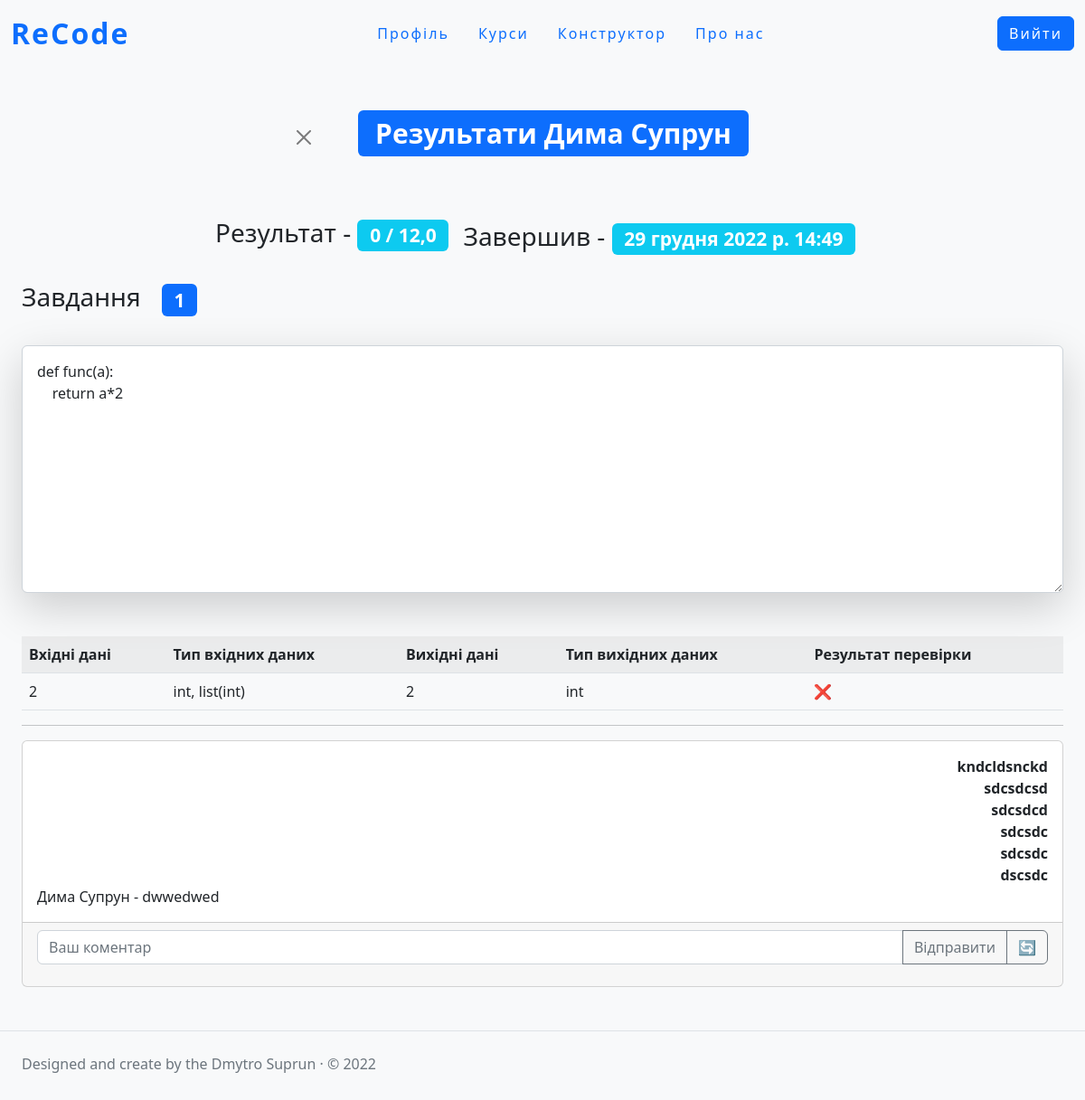
Screenshot of /course/cdddc/read_result/kurs/suprundima05/ (signed in) with the database file from the repository.
### userAnswer/models.py (models this page shows)
class UserWhoСompletedTest(models.Model):
    user=models.ForeignKey(User, on_delete=models.CASCADE, verbose_name='Учень')
    course=models.ForeignKey(CourseConfig, on_delete=models.CASCADE, verbose_name='Курс')
    test = models.ForeignKey(TestsConfig, on_delete=models.CASCADE,verbose_name='Тест')
    user_point = models.IntegerField('Кількість балів цього учня')
    success_percent = models.FloatField('Коофіцієнт успішності')
    date_completion = models.DateTimeField('Дата завершення',auto_now_add=True)

class UserAnswer(models.Model):
    user=models.ForeignKey(User, on_delete=models.CASCADE)
    test=models.ForeignKey(TestsConfig, on_delete=models.CASCADE)
    course=models.ForeignKey(CourseConfig, on_delete=models.CASCADE)
    test_section=models.ForeignKey(TestsSection, on_delete=models.CASCADE)
    answer=models.TextField('Відповідь')

class CheckinResult(models.Model):
    answer = models.ForeignKey(UserAnswer, on_delete=models.CASCADE, verbose_name='Відповідь')
    data_on_which_they_checked = models.ForeignKey(DataForTestingCode, on_delete=models.CASCADE,verbose_name='Дані для перевірки')
    user = models.ForeignKey(User, on_delete=models.CASCADE, verbose_name='Користувач')
    course = models.ForeignKey(CourseConfig, on_delete=models.CASCADE, verbose_name='Курс')
    test = models.ForeignKey(TestsConfig, on_delete=models.CASCADE, verbose_name='Тест')
    testing_result = models.BooleanField('Залік')
    class Meta:
        ordering=['pk']

### tests/models.py (models this page shows, shortened)
class TestsConfig(models.Model):
    name_test = models.CharField('Назва тесту', max_length=255)
    slug = models.SlugField('URL', max_length=255, unique=True, db_index=True, )
    theme_test = models.CharField('Опис тесту ', max_length=255)
    author_of_test = models.ForeignKey(User,on_delete=models.CASCADE, verbose_name='Автор тесту')
    max_test_result = models.FloatField('Максимальний бал тесту')
    create_func_template = models.BooleanField('Автоматичне створення шаблону функції', default=True)
    date_creating=models.DateField(auto_now_add=True)
    class Meta:
        ordering=['-pk']

class TestsSection(models.Model):
    test = models.ForeignKey('TestsConfig', on_delete=models.CASCADE)
    function_name = models.CharField('Назва функції', max_length=255)
    question = models.TextField('Завдання')
    class Meta:
        ordering=['pk']

class DataForTestingCode(models.Model):
    section = models.ForeignKey('TestsSection', on_delete=models.CASCADE)
    input_test_data = models.CharField('Вхідні аргументи', max_length=255)
    input_test_data_type = models.CharField('Тип вхідних данних', max_length=255)
    output_test_data = models.CharField('Вихідні данні', max_length=255)
    output_test_data_type = models.CharField('Тип вихідних данних', max_length=255)
    num_of_point = models.FloatField('Кількість балів за вдалу перевірку')
    class Meta:
        ordering=['pk']

### course/models.py (models this page shows)
class Comment(models.Model):
    comment_id = models.UUIDField(verbose_name='id коментаря', primary_key=True, default=uuid.uuid4, editable=False )
    course = models.ForeignKey(CourseConfig, on_delete=models.CASCADE)
    test = models.ForeignKey(TestsConfig,on_delete=models.CASCADE)
    sender = models.ForeignKey(User,on_delete=models.CASCADE, verbose_name='Відправник',related_name='sender')
    receiver = models.ForeignKey(User,on_delete=models.CASCADE, verbose_name='Отримувач', related_name='receiver')
    comment_text = models.TextField(verbose_name='Текст коментаря')
    add_comment_date = models.DateField('Дата відправлення', auto_now_add=True)
    class Meta:
        ordering = ['add_comment_date']

### course/views.py (the view)
# urls.py: path('<slug:test>/read_result/<slug:course>/<str:username>/', detail_test_result, name='read_detail_result'),
@login_required
def detail_test_result(request, test, course,username):
    this_test = TestsConfig.objects.get(slug=test)
    this_course = CourseConfig.objects.get(course_slug=course)
    try:
        complete_result=UserWhoСompletedTest.objects.get(course=this_course, test=this_test, user__username=username)
    except Exception:
        complete_result=None
    this_user_answers = UserAnswer.objects.filter(test=this_test,course=this_course, user__username=username)
    num_answers =len(this_user_answers)
    all_task = TestsSection.objects.filter(test=this_test)
    task_rating ={}
    this_request_user = ''
    try:
        user = User.objects.get(username=username)
        this_request_user=f'{user.first_name} {user.last_name}'
    except Exception:
        this_request_user=username
    i=0
    for task in all_task:
        i+=1
        task_rating[task]=i
    answer_on_task = {}  # section : answer
    for answer in this_user_answers:
        answer_on_task[answer] = answer.test_section
    try:
        checkin_results = CheckinResult.objects.filter(course=this_course, test=this_test, user__username=username)
        check_result= {}#result_obj : answer_obj
        for case in checkin_results:
            check_result[case]=case.answer
    except Exception:
        check_result={}
    ''' get all coments from db '''
    this_result_comments = Comment.objects.filter(course__course_slug=course,test__slug=test, receiver__username=username)
    context={
        'type':get_role(request),
        'title':f'Результат {this_request_user}',
        'course':this_course,
        'test':this_test,
        'user':this_request_user,
        'tasks':task_rating.items(),
        'answers':answer_on_task.items(),
        'no_res': True if num_answers==0 else False,
        'testcases':check_result.items(),
        'username_this_detail_user':username,
        'complete_result':complete_result,
        'comments':this_result_comments,
        'count_comment':len(this_result_comments)
    }
    return render(request, 'course/detail_result.html', context=context)

### staticPages/views.py (called while the page is built)
def get_role(req):
    if req.user.is_anonymous:
        return 'anonymous'
    elif len(TeacherInCourse.objects.filter(e_mail=req.user.email))==0:
        if len(StudentInCourse.objects.filter(e_mail=req.user.email))==0:
            return 'anonymousStudent'
        return 'student'
    return 'teacher'

### course/templates/course/detail_result.html (shortened to what this page needs)
{% extends "course/course-layout.html" %}
{%load static%}
{%block styles%}<link rel="stylesheet" href="{%static 'course/css/results.css'%}">{%endblock%}
{%block content%}
    {% if no_res %}
        <div class="flex_logo">
            <h1><span class="badge bg-primary m-5">Цей користувач ще не тестувавсь!</span></h1>
        </div>
        <div class="flex_logo">
            <a href="{% url 'read_result' test.slug course.course_slug %}" class="btn btn-primary m-5">Всі результати</a>
            <a href="{% url 'detail_course' course.course_slug %}" class="btn btn-primary m-5">Назад до курсу</a>
        </div>
    {% else %}
        <div class="flex_logo">
            {% if type == 'teacher'%}
                <a href="{% url 'delete_result' test.slug course.course_slug username_this_detail_user%}" onclick="return deleteResult()" class="btn btn-close"></a>
            {% endif%}
            <h1><span class="badge bg-primary m-5">Результати {{user}} </span></h1>
        </div>
        <div class="flex_logo">
            <h3>Результат - <span class="badge bg-info">{{complete_result.user_point}} / {{complete_result.test.max_test_result}}</span></h3>
            <h3 class="m-3">Завершив - <span class="badge bg-info ">{{complete_result.date_completion}} </span></h3>
        </div>
        {% for task,task_num in tasks %}
            <h3>Завдання <span class="badge m-3 bg-primary">{{task_num}}</span></h3>
            {% for answer,section in answers %}
                {%if section == task %}
                    <textarea cols="20" rows="10" class="form-control shadow-lg p-3 mb-5 bg-white mt-3 rounded " disabled >{{answer.answer}}</textarea>
                    <table class="table table-striped">
                        <tr>
                              <th scope="col">Вхідні дані</th>
                              <th scope="col">Тип вхідних даних</th>
                              <th scope="col">Вихідні дані</th>
                              <th scope="col">Тип вихідних даних</th>
                              <th scope="col">Результат перевірки</th>
                        </tr>
                        {% for result_obj,answer_obj in testcases %}
                            {%if answer == answer_obj %}
                                <tr >
                                    <td>{{result_obj.data_on_which_they_checked.input_test_data}}</td>
                                    <td>{{result_obj.data_on_which_they_checked.input_test_data_type}}</td>
                                    <td>{{result_obj.data_on_which_they_checked.output_test_data}}</td>
                                    <td>{{result_obj.data_on_which_they_checked.output_test_data_type}}</td>
                                    {% if result_obj.testing_result == True %}
                                        <td>&#9989;</td>
                                    {%else%}
                                        <td>&#10060;</td>
                                    {%endif%}
                                </tr>
                            {%endif%}
                        {%endfor%}
                    </table>
                {%endif%}
            {%endfor%}
        {% endfor  %}
    {% endif %}
{% if not no_res %}
    <hr>
    <div class="card">
      <div class="card-body" id="cardBody">
          {% if count_comment > 0%}
              {%for i in comments%}
                {% if i.sender == request.user%}
                  <div class="message_right ">
                      <strong>{{i.comment_text}}</strong>
                  </div>
                {%else%}
                <div class="message_left">
                      {{i.sender.first_name}} {{i.sender.last_name}} - {{i.comment_text}}
                  </div>
                {%endif%}
              {% endfor %}
          {%else%}
          <div class="flex_logo">
            <p class="text-muted">Тут будуть відображатись коментарі</p>
          </div>
          {% endif %}
      </div>
      <div class="card-footer">
          <form method="post" id="add_comment_form">
            <div class="input-group mb-3">
                <input type="text" class="form-control" required placeholder="Ваш коментар" aria-label="Recipient's username" aria-describedby="button-addon2" name="comment_text" id="comment_text">
                <button class="btn btn-outline-secondary" type="submit" id="button-addon2">Відправити</button>
                <a class="btn btn-outline-secondary"  onclick="loadComents()">&#128260;</a>
            </div>
          </form>
      </div>
    </div>
{%endif%}
{%endblock%}

### course/static/course/css/results.css (style rules this page uses)
.flex_logo { display:flex; justify-content:center; align-items:center; flex-wrap:wrap; }
.message_left { display:flex; justify-content:start; align-items:center; }
.message_right { display:flex; justify-content:end; align-items:center; }

### rows the page displays
UserWhoСompletedTest: user_point "0", test.max_test_result "12,0", date_completion "29 грудня 2022 р. 14:49"
TestsSection: test "1"
UserAnswer: answer "def func(a): return a*2"
CheckinResult: data_on_which_they_checked.input_test_data "2", data_on_which_they_checked.input_test_data_type "int, list(int)", data_on_which_they_checked.output_test_data "2", data_on_which_they_checked.output_test_data_type "int"
Comment: comment_text "kndcldsnckd"
Comment: comment_text "sdcsdcsd"
Comment: comment_text "sdcsdcd"
Comment: comment_text "sdcsdc"
Comment: comment_text "sdcsdc"
Comment: comment_text "dscsdc"
Comment: sender.first_name "Дима", sender.last_name "Супрун", comment_text "dwwedwed"

### other values shown
{{ user }} "Дима Супрун"
